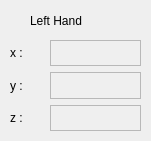
    <widget class="QFrame" name="frame_16">
     <property name="geometry">
      <rect>
       <x>160</x>
       <y>640</y>
       <width>151</width>
       <height>141</height>
      </rect>
     </property>
     <property name="frameShape">
      <enum>QFrame::NoFrame</enum>
     </property>
     <property name="frameShadow">
      <enum>QFrame::Raised</enum>
     </property>
     <widget class="QWidget" name="verticalLayoutWidget_34">
      <property name="geometry">
       <rect>
        <x>50</x>
        <y>40</y>
        <width>91</width>
        <height>91</height>
       </rect>
      </property>
      <layout class="QVBoxLayout" name="verticalLayout_34">
       <item>
        <widget class="QLabel" name="label_119">
         <property name="autoFillBackground">
          <bool>false</bool>
         </property>
         <property name="frameShape">
          <enum>QFrame::StyledPanel</enum>
         </property>
         <property name="text">
          <string/>
         </property>
        </widget>
       </item>
       <item>
        <widget class="QLabel" name="label_120">
         <property name="frameShape">
          <enum>QFrame::StyledPanel</enum>
         </property>
         <property name="text">
          <string/>
         </property>
        </widget>
       </item>
       <item>
        <widget class="QLabel" name="label_121">
         <property name="frameShape">
          <enum>QFrame::StyledPanel</enum>
         </property>
         <property name="text">
          <string/>
         </property>
        </widget>
       </item>
      </layout>
     </widget>
     <widget class="QWidget" name="verticalLayoutWidget_35">
      <property name="geometry">
       <rect>
        <x>10</x>
        <y>40</y>
        <width>31</width>
        <height>91</height>
       </rect>
      </property>
      <layout class="QVBoxLayout" name="verticalLayout_35">
       <item>
        <widget class="QLabel" name="label_122">
         <property name="text">
          <string>x :</string>
         </property>
        </widget>
       </item>
       <item>
        <widget class="QLabel" name="label_123">
         <property name="text">
          <string>y :</string>
         </property>
        </widget>
       </item>
       <item>
        <widget class="QLabel" name="label_124">
         <property name="text">
          <string>z :</string>
         </property>
        </widget>
       </item>
      </layout>
     </widget>
     <widget class="QLabel" name="label_125">
      <property name="geometry">
       <rect>
        <x>30</x>
        <y>10</y>
        <width>101</width>
        <height>21</height>
       </rect>
      </property>
      <property name="text">
       <string>Left Hand</string>
      </property>
     </widget>
    </widget>
